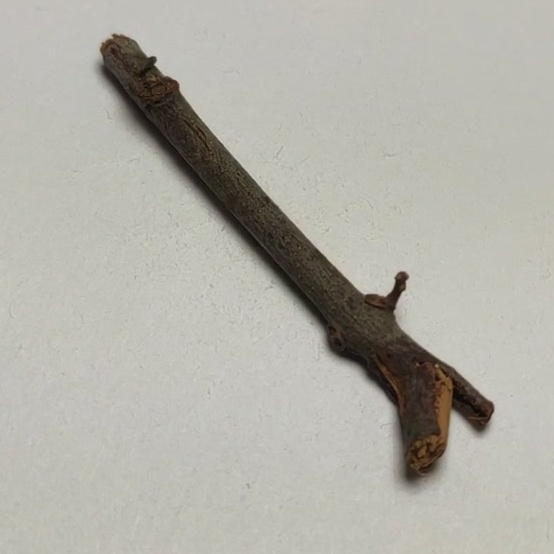
#> input picture X41/145.jpg, 554 x 554 px, found by its file name; its folder holds only this picture in this run
$ python zoom.py   (older library calls are emulated)
#> lines starting #> are read from the running program, lines starting #| are printed output that depends on the picture; after the words box and inside, x2 and y2 are one past the last pixel; in counts of white or black regions, pixels touching at a corner belong together

import cv2
import os
import numpy as np
import matplotlib.pyplot as plt
import glob
import sys


def zero(number):
    if(number <0):
        number=0
    return number

path='X41/'
#images = glob.glob(path+'/*.jpg')
images=glob.glob(path+'/*.jpg')
print(images)
#img = cv2.imread('C:/Users/朱嘉瑩/Desktop/中藥圖片/A/VID_20200713_1358001.jpg')
#print(img)
#-------------------------

k=0
for fname in os.listdir(path):

    if (fname !='desktop.ini'):
        k=k+1
        image=cv2.imread(path+fname)
#> image is the input picture: shape (554, 554, 3); mean B, G, R 167.7, 176.2, 177.7
        #image = cv2.imread('C:/Users/Jeff Liou/Desktop/image_class_python/10015.jpg')

        gray = cv2.cvtColor(image, cv2.COLOR_BGR2GRAY)
        gradX = cv2.Sobel(gray, ddepth=cv2.CV_32F, dx=1, dy=0, ksize=-1)
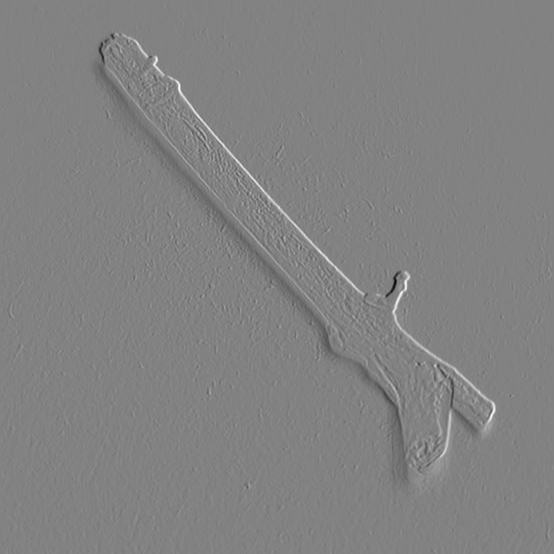
#> gradX: shape (554, 554) float32; min -2084, max 2003, mean 0.1; drawn with min black and max white
        gradY = cv2.Sobel(gray, ddepth=cv2.CV_32F, dx=0, dy=1, ksize=-1)
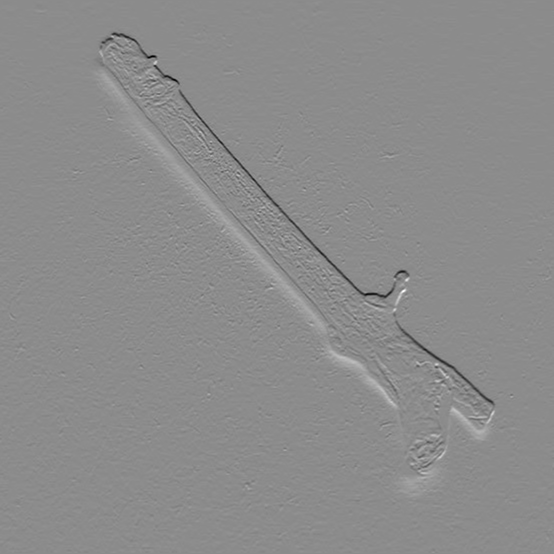
#> gradY: shape (554, 554) float32; min -2117, max 1739, mean -0.1; drawn with min black and max white

        # subtract the y-gradient from the x-gradient
        gradient = cv2.subtract(gradX, gradY)
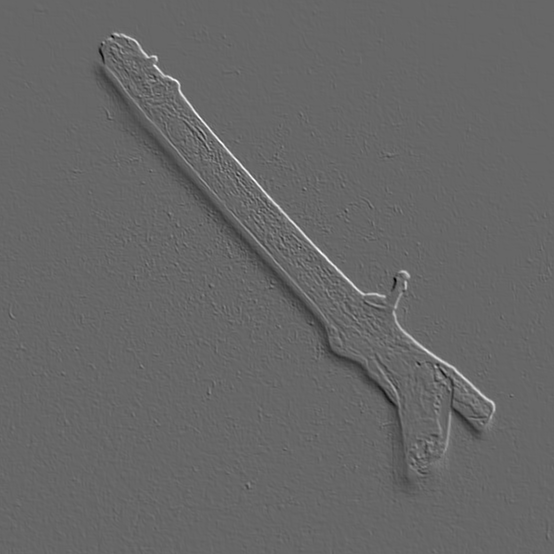
#> gradient: shape (554, 554) float32; min -2172, max 3202, mean 0.2; drawn with min black and max white
        gradient = cv2.convertScaleAbs(gradient)
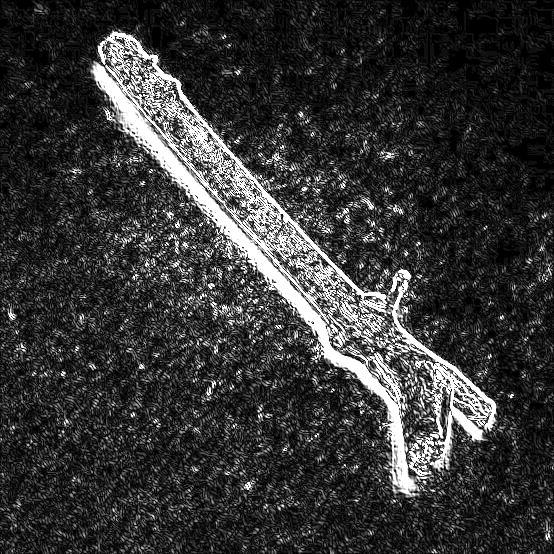
#> gradient: shape (554, 554); min 0, max 255, mean 53.5
        # blur and threshold the image
        blurred = cv2.blur(gradient, (9, 9))
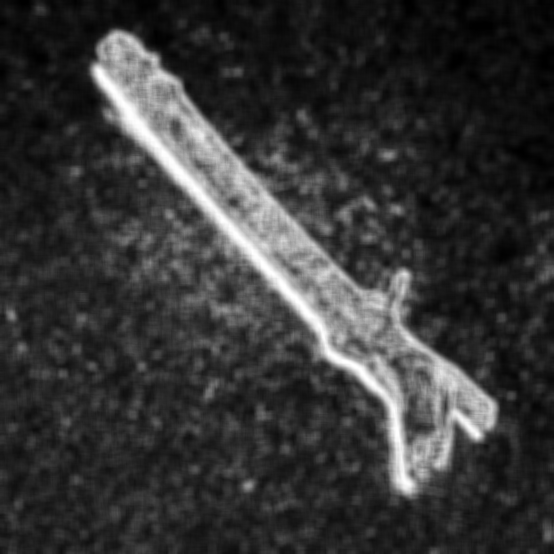
#> blurred: shape (554, 554); min 0, max 255, mean 53.5
        (_, thresh) = cv2.threshold(blurred, 90, 255, cv2.THRESH_BINARY)
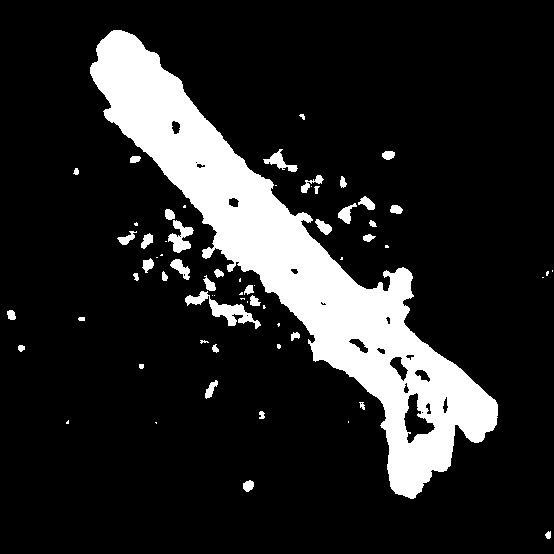
#> thresh: shape (554, 554); 15.1% white; 65 white regions (26 under 20 px), largest, box (x1, y1, x2, y2) and area: (90, 30, 498, 499) 41970, (185, 291, 261, 329) 825, (168, 220, 194, 253) 435
        kernel = cv2.getStructuringElement(cv2.MORPH_RECT, (25, 25))
        closed = cv2.morphologyEx(thresh, cv2.MORPH_CLOSE, kernel)
#> closed: shape (554, 554); 20% white; 16 white regions (3 under 20 px), largest, box (x1, y1, x2, y2) and area: (90, 30, 498, 499) 60500, (0, 310, 16, 320) 150, (205, 380, 218, 399) 120
        # perform a series of erosions and dilations
        closed = cv2.erode(closed, None, iterations=4)
#> closed: shape (554, 554); 16.7% white; 2 white regions (1 under 20 px), largest, box (x1, y1, x2, y2) and area: (95, 34, 494, 493) 51314
        closed = cv2.dilate(closed, None, iterations=4)
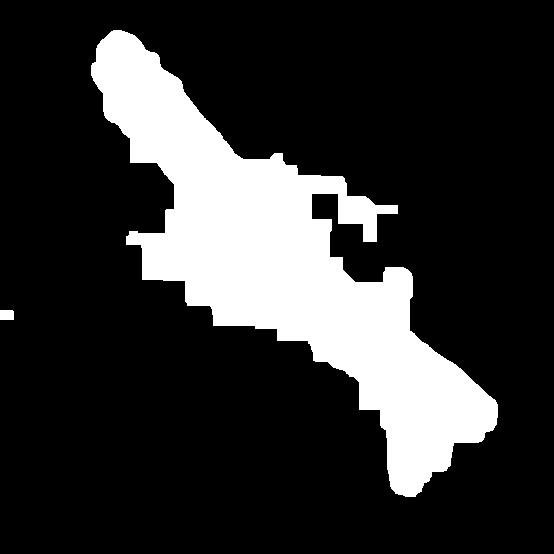
#> closed: shape (554, 554); 19.6% white; 2 white regions
        (cnts, _) = cv2.findContours(closed.copy(), cv2.RETR_EXTERNAL, cv2.CHAIN_APPROX_SIMPLE)
#> cnts = 2 contours; box (x1, y1, x2, y2) and area: (91, 30, 498, 497) 59030, (0, 310, 14, 320) 116
        c = sorted(cnts, key=cv2.contourArea, reverse=True)[0]
#> c = contour of 417 points, box (x1, y1, x2, y2) (91, 30, 498, 497), area 59030

        # compute the rotated bounding box of the largest contour
        rect = cv2.minAreaRect(c)
#> rect = ((281.8, 252.4), (221.2, 550.6), -49.77)
        box = np.int0(cv2.boxPoints(rect))
#> box = [[420, 514], [0, 159], [143, -9], [563, 345]]

        # draw a bounding box arounded the detected barcode and display the image
        #不畫出來


        '''
        cv2.drawContours(image, [box], -1, (0, 255, 0), 3)
        cv2.imshow("Image", image)
        cv2.imwrite("contoursImage2.jpg", image)
        cv2.waitKey(0)
        '''
        Xs = [i[0] for i in box]
#> Xs = [420, 0, 143, 563]
        Ys = [i[1] for i in box]
#> Ys = [514, 159, -9, 345]
        x1 = zero(min(Xs))
#> x1 = 0
        x2 = zero(max(Xs))
#> x2 = 563
        y1 = zero(min(Ys))
#> y1 = 0
        y2 = zero(max(Ys))
#> y2 = 514
        hight = y2 - y1
#> hight = 514
        width = x2 - x1
#> width = 563
        if hight >width :
            width=hight
        else:
            hight=width
#> hight = 563
        #需要先建立new資料夾
        cropImg = image[y1:y1+hight, x1:x1+width]
        #cv2.imshow( "cropImg" , cropImg)
        newpath='new/'+str(k)
        cv2.imwrite( newpath+".jpg" , cropImg)

        #cv2.waitKey()

$ run again, on X41/400.jpg
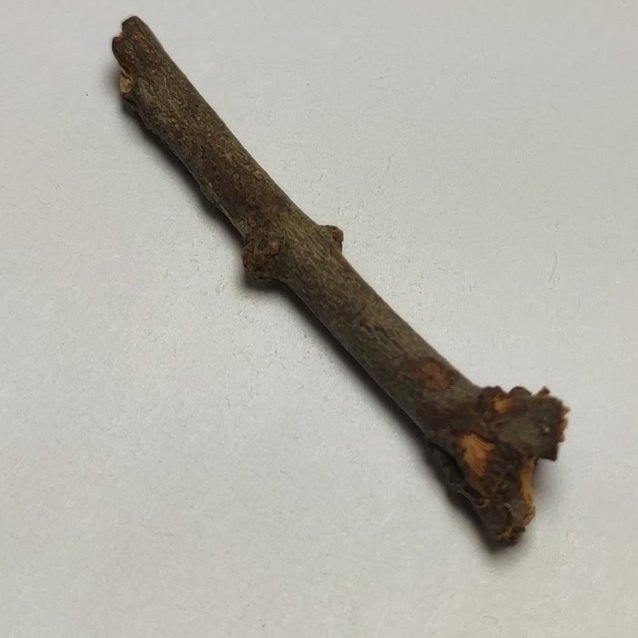
#> input picture X41/400.jpg, 638 x 638 px, found by its file name
#> image is the input picture: shape (638, 638, 3); mean B, G, R 167.3, 175.5, 178.1
#> `(_, thresh) = cv2.threshold(blurred, 90, 255, cv2.THRESH_BINARY)`:
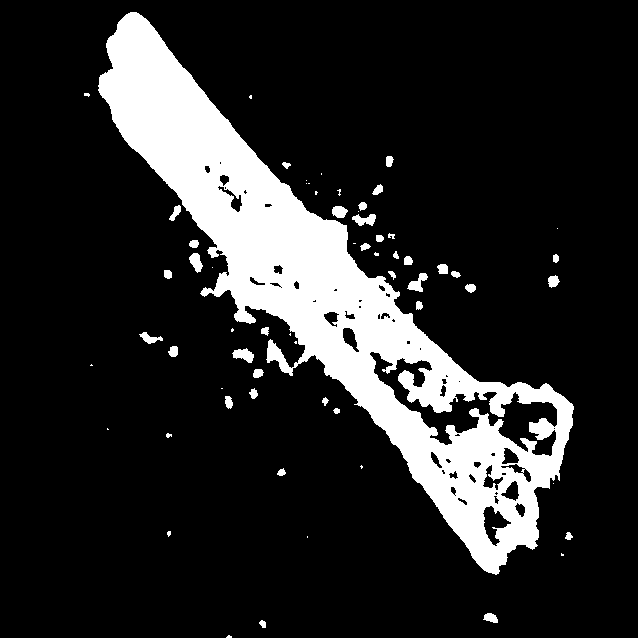
#> thresh: shape (638, 638); 15.7% white; 63 white regions (25 under 20 px), largest, box (x1, y1, x2, y2) and area: (98, 12, 574, 575) 61060, (232, 348, 254, 363) 199, (407, 273, 428, 292) 191
#> `closed = cv2.dilate(closed, None, iterations=4)`:
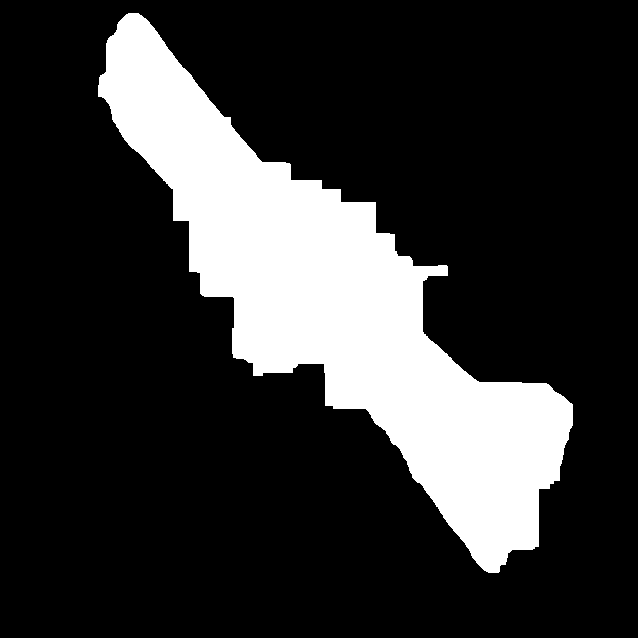
#> closed: shape (638, 638); 20.1% white; 1 white region
#> cnts = 1 contour; box (x1, y1, x2, y2) and area: (98, 13, 573, 573) 80899
#> c = contour of 432 points, box (x1, y1, x2, y2) (98, 13, 573, 573), area 80899
#> rect = ((320, 293.5), (210.9, 658.9), -49.83)
#> box = [[503, 586], [0, 161], [136, 0], [639, 425]]
#> Xs = [503, 0, 136, 639]
#> Ys = [586, 161, 0, 425]
#> x1 = 0
#> x2 = 639
#> y1 = 0
#> y2 = 586
#> width = 639

$ run again, on X41/487.jpg
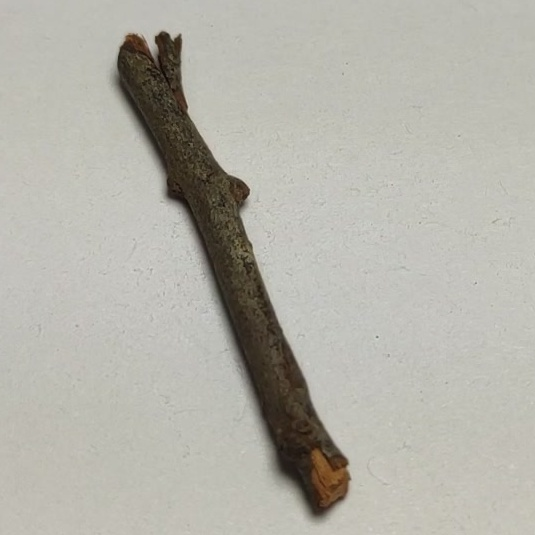
#> input picture X41/487.jpg, 535 x 535 px, found by its file name
#> image is the input picture: shape (535, 535, 3); mean B, G, R 169.3, 177.9, 179.4
#> `(_, thresh) = cv2.threshold(blurred, 90, 255, cv2.THRESH_BINARY)`:
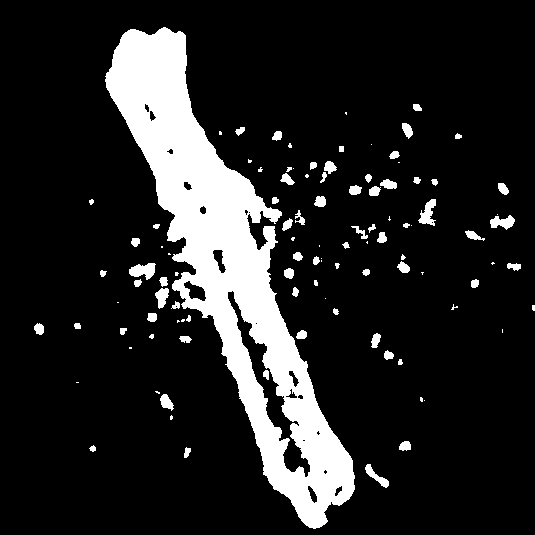
#> thresh: shape (535, 535); 14.3% white; 105 white regions (37 under 20 px), largest, box (x1, y1, x2, y2) and area: (105, 27, 355, 529) 35781, (129, 263, 156, 280) 294, (418, 199, 436, 226) 260
#> cnts = 9 contours; largest, box (x1, y1, x2, y2) and area: (106, 29, 400, 535) 52706, (351, 224, 387, 244) 605, (420, 179, 436, 226) 528, (490, 188, 513, 230) 518, (129, 328, 154, 339) 240
#> c = contour of 438 points, box (x1, y1, x2, y2) (106, 29, 400, 535), area 52706
#> rect = ((252.5, 281.5), (505, 293), -90)
#> box = [[399, 534], [106, 534], [106, 29], [399, 29]]
#> Xs = [399, 106, 106, 399]
#> Ys = [534, 534, 29, 29]
#> x1 = 106
#> x2 = 399
#> y1 = 29
#> y2 = 534
#> hight = 505
#> `width = x2 - x1`: width = 293
#> `width=hight`: width = 505
#> `cropImg = image[y1:y1+hight, x1:x1+width]`:
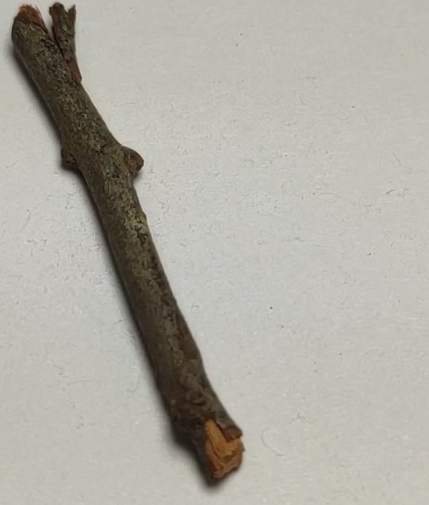
#> cropImg: shape (505, 429, 3); mean B, G, R 165.1, 174, 175.7

$ run again, on X41/518.jpg
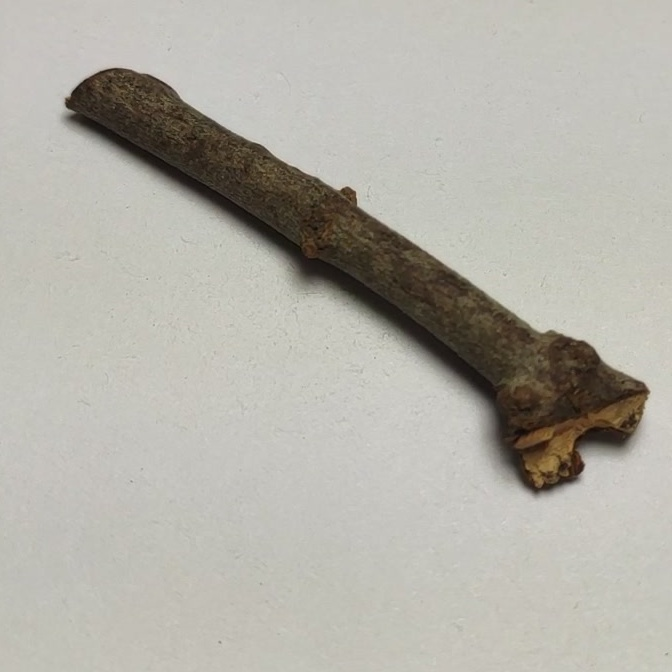
#> input picture X41/518.jpg, 672 x 672 px, found by its file name
#> image is the input picture: shape (672, 672, 3); mean B, G, R 168.2, 176.5, 178.8
#> thresh: shape (672, 672); 16.1% white; 92 white regions (32 under 20 px), largest, box (x1, y1, x2, y2) and area: (56, 64, 653, 503) 68515, (346, 360, 368, 389) 302, (277, 323, 296, 351) 217
#> cnts = 4 contours; box (x1, y1, x2, y2) and area: (57, 64, 653, 502) 87758, (170, 325, 195, 340) 276, (435, 171, 446, 184) 112, (188, 272, 197, 281) 64
#> c = contour of 600 points, box (x1, y1, x2, y2) (57, 64, 653, 502), area 87758
#> rect = ((335.2, 293.3), (222.5, 674), -58.32)
#> box = [[563, 564], [-9, 211], [106, 21], [680, 375]]
#> Xs = [563, -9, 106, 680]
#> Ys = [564, 211, 21, 375]
#> x1 = 0
#> x2 = 680
#> y1 = 21
#> y2 = 564
#> `hight = y2 - y1`: hight = 543
#> width = 680
#> `cropImg = image[y1:y1+hight, x1:x1+width]`:
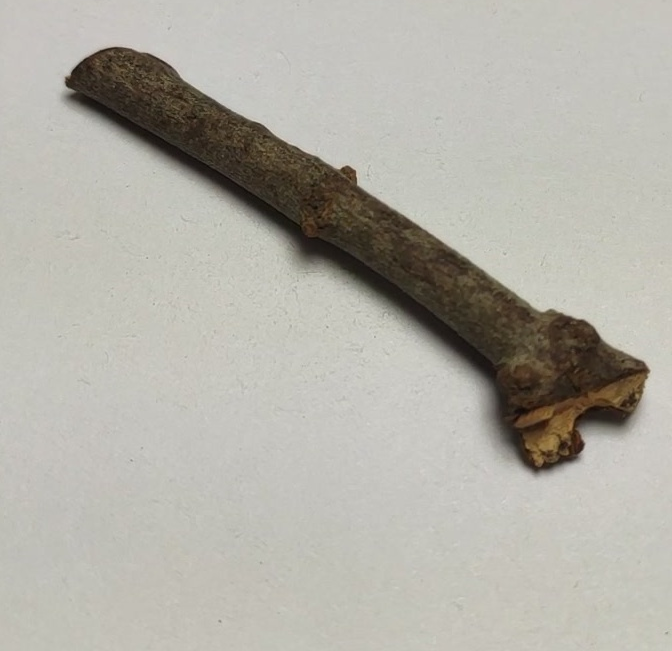
#> cropImg: shape (651, 672, 3); mean B, G, R 167.6, 175.9, 178.3
